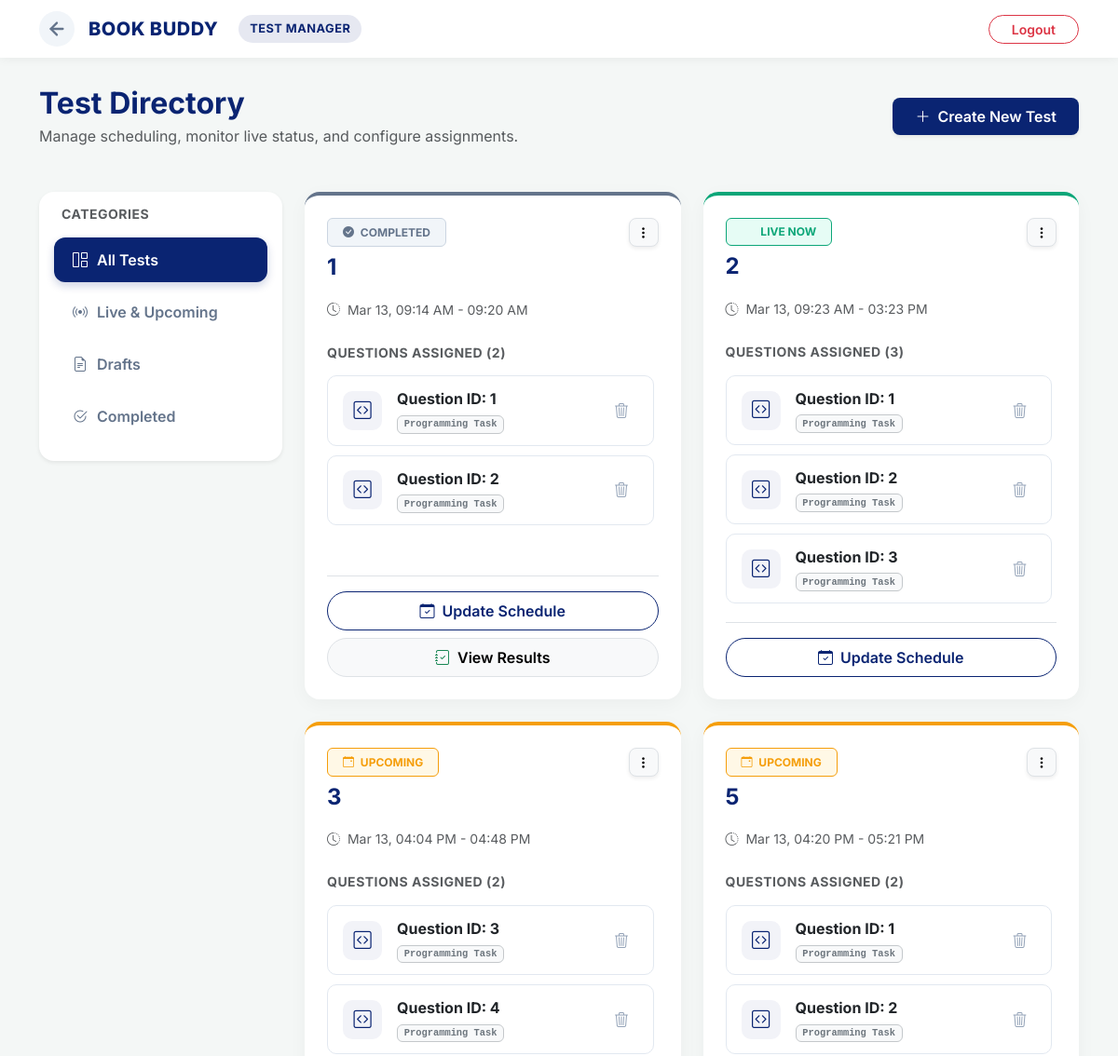
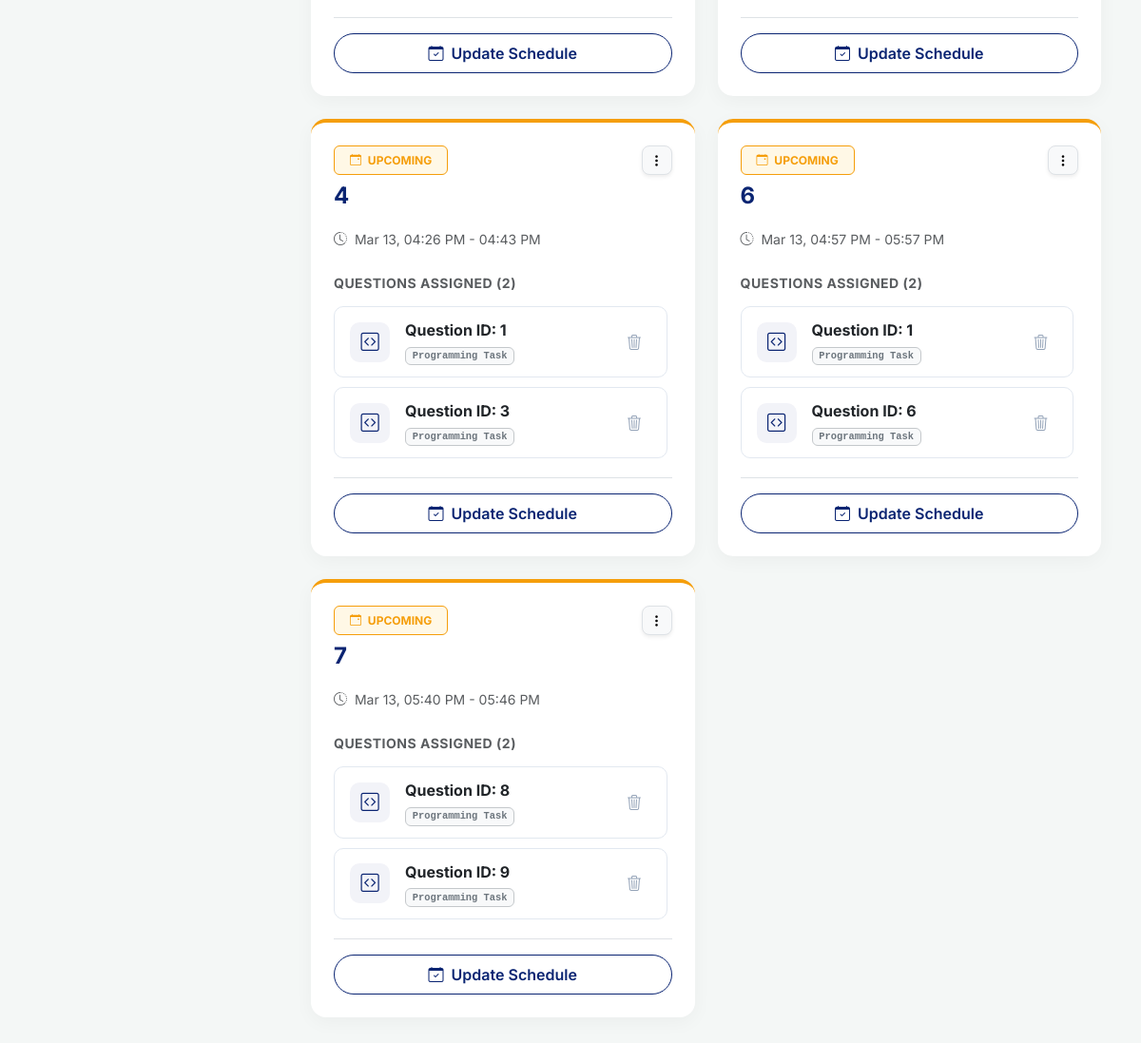
The app's page /test_maintain with its own data (2 pictures, top to bottom).
### app.py (models this page shows, shortened)
class Testmaintain(db.Model):
    __tablename__ = 'test_maintain'
    id = db.Column(db.Integer, primary_key=True)
    test_title = db.Column(db.String(50))
    date = db.Column(db.Date)
    start_time = db.Column(db.DateTime)
    end_time = db.Column(db.DateTime)
    status = db.Column(db.String(20), default='draft')
    total_points = db.Column(db.Integer, default=0)
    question_id = db.Column(db.Integer, db.ForeignKey('question.id'), nullable=False)

### app.py (the view)
@app.route('/test_maintain')
def test_maintain():
    all_entries = Testmaintain.query.all()
    now = datetime.now()
    for entry in all_entries:
        if entry.status == 'live' and entry.end_time and now > entry.end_time:
            entry.status = 'completed'
    db.session.commit()
    grouped_tests = defaultdict(list)
    for entry in all_entries: grouped_tests[entry.test_title].append(entry)
    return render_template('test_maintain.html', grouped_tests=grouped_tests, now=now)

### app.py (called while the page is built)
@app.context_processor
def inject_now():
    return {'now': datetime.now()}

### templates/test_maintain.html (shortened to what this page needs)
<!DOCTYPE html>
<html lang="en">
<head>
    <link href="https://cdn.jsdelivr.net/npm/bootstrap@5.3.0/dist/css/bootstrap.min.css" rel="stylesheet">
    <link rel="stylesheet" href="https://cdn.jsdelivr.net/npm/bootstrap-icons@1.11.1/font/bootstrap-icons.css">
</head>
<body>
    <nav class="navbar sticky-top">
        <div class="container d-flex justify-content-between align-items-center">
            <div class="d-flex align-items-center">
                <a href="/admin" class="back-link" title="Back to Dashboard">
                    <svg width="22" height="22" viewBox="0 0 24 24" fill="none" stroke="currentColor" stroke-width="2.5" stroke-linecap="round" stroke-linejoin="round">
                        <line x1="19" y1="12" x2="5" y2="12"></line>
                        <polyline points="12 19 5 12 12 5"></polyline>
                    </svg>
                </a>
                <a class="brand-wrapper" href="/admin">
                    <h2 class="brand-name d-none d-sm-block">BOOK BUDDY</h2>
                    <span class="admin-badge d-none d-md-inline-block">TEST MANAGER</span>
                </a>
            </div>
            <div class="ms-auto">
                <a href="/logout" class="btn btn-outline-danger btn-sm px-4 rounded-pill fw-semibold">Logout</a>
            </div>
        </div>
    </nav>
    <main class="container">
        <div class="d-flex flex-column flex-md-row justify-content-between align-items-md-center mb-5 gap-3">
            <div>
                <h2 class="fw-bold mb-1" style="color: var(--brand-navy);">Test Directory</h2>
                <p class="text-muted mb-0">Manage scheduling, monitor live status, and configure assignments.</p>
            </div>
            <a href="/create_test" class="btn btn-custom-navy shadow-sm py-2 px-4 rounded-3">
                <i class="bi bi-plus-lg me-2"></i>Create New Test
            </a>
        </div>
        <div class="row g-4">
            <div class="col-lg-3">
                <div class="sticky-sidebar bg-white p-3 rounded-4 shadow-sm">
                    <h6 class="text-uppercase fw-bold text-muted small mb-3 ps-2" style="letter-spacing: 0.5px;">Categories</h6>
                    <div class="nav flex-column filter-menu" id="testFilters">
                        <button class="nav-link active border-0 text-start w-100" onclick="setFilter('all', this)">
                            <i class="bi bi-grid-1x2"></i> All Tests
                        </button>
                        <button class="nav-link border-0 text-start w-100" onclick="setFilter('live', this)">
                            <i class="bi bi-broadcast"></i> Live & Upcoming
                        </button>
                        <button class="nav-link border-0 text-start w-100" onclick="setFilter('draft', this)">
                            <i class="bi bi-file-earmark-text"></i> Drafts
                        </button>
                        <button class="nav-link border-0 text-start w-100" onclick="setFilter('completed', this)">
                            <i class="bi bi-check2-circle"></i> Completed
                        </button>
                    </div>
                </div>
            </div>
            <div class="col-lg-9">
                <div class="row g-4" id="cards-container">
                    {% for title, entries in grouped_tests.items() %}
                    {% set first_entry = entries[0] %}
                    <div class="col-md-6 test-card-col" id="test-col-{{ loop.index }}">
                        <div class="card test-card" id="card-{{ loop.index }}">
                            <div class="card-body p-4 d-flex flex-column h-100">
                                <div class="d-flex justify-content-between align-items-start mb-3">
                                    <div>
                                        <div id="badge-container-{{ loop.index }}" class="mb-2">
                                        </div>
                                        <h4 class="fw-bold mb-1" style="color: var(--brand-navy);">{{ title }}</h4>
                                    </div>
                                    <div class="dropdown">
                                        <button class="btn btn-light btn-sm shadow-sm border rounded-3" type="button" data-bs-toggle="dropdown">
                                            <i class="bi bi-three-dots-vertical"></i>
                                        </button>
                                    </div>
                                </div>
                                <div class="mb-4">
                                    <div class="text-muted small mb-1">
                                        <i class="bi bi-clock-history me-1"></i>
                                        {% if first_entry.start_time %}
                                            <span>{{ first_entry.start_time.strftime('%b %d, %I:%M %p') }}</span> -
                                            <span>{{ first_entry.end_time.strftime('%I:%M %p') }}</span>
                                        {% else %}
                                            <span class="text-danger fw-bold">Draft: Schedule Not Set</span>
                                        {% endif %}
                                    </div>
                                </div>
                                <div class="flex-grow-1">
                                    <h6 class="text-uppercase small fw-bold text-muted mb-3" style="letter-spacing: 0.5px;">Questions Assigned ({{ entries|length }})</h6>
                                    <div class="question-list-wrapper">
                                        {% for entry in entries %}
                                        <div class="assigned-q-item">
                                            <div class="d-flex align-items-center gap-3">
                                                <div class="q-icon-wrapper">
                                                    <i class="bi bi-code-square"></i>
                                                </div>
                                                <div>
                                                    <span class="d-block fw-bold text-dark mb-0">Question ID: {{ entry.question_id }}</span>
                                                    <span class="badge bg-light text-secondary border border-secondary-subtle font-monospace mt-1" style="font-size: 0.65rem;">Programming Task</span>
                                                </div>
                                            </div>
                                            <a href="#" onclick="removeQuestion(event, '{{ url_for('delete_test_entry', entry_id=entry.id) }}')" class="btn-remove-q" title="Remove question">
                                                <i class="bi bi-trash3"></i>
                                            </a>
                                        </div>
                                        {% endfor %}
                                    </div>
                                </div>
                                <div class="d-grid gap-2 mt-auto pt-3 border-top">
                                    <button class="btn btn-outline-navy rounded-pill fw-semibold py-2" data-bs-toggle="modal" data-bs-target="#timeModal{{ loop.index }}">
                                        <i class="bi bi-calendar-check me-2"></i>Update Schedule
                                    </button>
                                    <a href="{{ url_for('test_results', test_id=first_entry.id) }}" id="results-btn-{{ loop.index }}" class="btn btn-light border rounded-pill fw-semibold py-2" style="display: none;">
                                        <i class="bi bi-journal-check me-2 text-success"></i>View Results
                                    </a>
                                </div>
                            </div>
                        </div>
                    </div>
                    {% endfor %}
                </div>
            </div>
        </div>
    </main>
</body>
</html>

### templates/test_maintain.html (style rules this page uses)
:root { --brand-navy: #0A2472; --brand-crimson: #740f28; --brand-white: #ffffff; --bg-light: #f4f7f6; --text-main: #334155; --text-muted: #64748b; --border-color: #e2e8f0; --status-live: #0ca678; --status-upcoming: #f59e0b; --status-completed: #64748b; --status-draft: #dc2626; }
body { background-color: var(--bg-light); font-family: 'Inter', sans-serif; color: var(--text-main); padding-bottom: 50px; }
.navbar { background-color: var(--brand-white); box-shadow: 0 2px 10px rgba(0, 0, 0, 0.05); padding: 12px 0; margin-bottom: 30px; }
.brand-wrapper { display: flex; align-items: center; gap: 12px; text-decoration: none; }
.brand-name { margin: 0; font-size: 1.25rem; font-weight: 800; color: var(--brand-navy); letter-spacing: 0.5px; }
.admin-badge { background-color: rgba(10, 36, 114, 0.1); color: var(--brand-navy); font-weight: 700; padding: 5px 12px; border-radius: 20px; font-size: 0.8rem; letter-spacing: 0.5px; margin-left: 10px; }
.back-link { color: var(--text-muted); transition: all 0.2s; display: flex; align-items: center; justify-content: center; padding: 8px; border-radius: 50%; background-color: #f1f5f9; text-decoration: none; margin-right: 15px; }
.sticky-sidebar { position: sticky; top: 100px; }
.filter-menu .nav-link { color: var(--text-muted); font-weight: 600; padding: 12px 20px; border-radius: 12px; margin-bottom: 8px; transition: all 0.2s; display: flex; align-items: center; gap: 10px; }
.filter-menu .nav-link.active { background-color: var(--brand-navy); color: var(--brand-white); box-shadow: 0 4px 10px rgba(10, 36, 114, 0.2); }
.test-card { border: none; border-radius: 16px; box-shadow: 0 5px 20px rgba(0, 0, 0, 0.04); transition: transform 0.2s, box-shadow 0.2s, border-top 0.3s; background-color: var(--brand-white); height: 100%; display: flex; flex-direction: column; border-top: 4px solid transparent; }
.status-border-live { border-top-color: var(--status-live) !important; }
.status-border-upcoming { border-top-color: var(--status-upcoming) !important; }
.status-border-completed { border-top-color: var(--status-completed) !important; }
.question-list-wrapper { max-height: 250px; overflow-y: auto; padding-right: 5px; margin-bottom: 20px; }
.assigned-q-item { background-color: var(--brand-white); border: 1px solid var(--border-color); border-radius: 10px; padding: 12px 16px; margin-bottom: 10px; transition: all 0.2s ease-in-out; display: flex; justify-content: space-between; align-items: center; }
.assigned-q-item:last-child { margin-bottom: 0; }
.q-icon-wrapper { display: flex; align-items: center; justify-content: center; width: 42px; height: 42px; background-color: rgba(10, 36, 114, 0.05); color: var(--brand-navy); border-radius: 10px; font-size: 1.2rem; }
.btn-remove-q { color: #94a3b8; background: none; border: none; width: 35px; height: 35px; border-radius: 8px; transition: all 0.2s; display: flex; align-items: center; justify-content: center; text-decoration: none; }
.btn-custom-navy { background-color: var(--brand-navy); color: var(--brand-white); border: none; font-weight: 600; transition: all 0.3s; }
.btn-outline-navy { color: var(--brand-navy); border: 1px solid var(--brand-navy); font-weight: 600; transition: all 0.2s; background-color: transparent; }

### records on screen
Testmaintain: start_time "Mar 13, 09:14 AM", end_time "09:20 AM", question_id "1"
Testmaintain: question_id "2"
Testmaintain: start_time "Mar 13, 09:23 AM", end_time "03:23 PM", question_id "1"
Testmaintain: question_id "2"
Testmaintain: question_id "3"
Testmaintain: start_time "Mar 13, 04:04 PM", end_time "04:48 PM", question_id "3"
Testmaintain: question_id "4"
Testmaintain: start_time "Mar 13, 04:20 PM", end_time "05:21 PM", question_id "1"
Testmaintain: question_id "2"
Testmaintain: start_time "Mar 13, 04:26 PM", end_time "04:43 PM", question_id "1"
Testmaintain: question_id "3"
Testmaintain: start_time "Mar 13, 04:57 PM", end_time "05:57 PM", question_id "1"
Testmaintain: question_id "6"
Testmaintain: start_time "Mar 13, 05:40 PM", end_time "05:46 PM", question_id "8"
Testmaintain: question_id "9"

### other values on screen
{{ title }} "1" "2" "3" "5" "4" "6" "7"
{{ entries|length }} "2" "3" "2" "2" "2" "2" "2"
